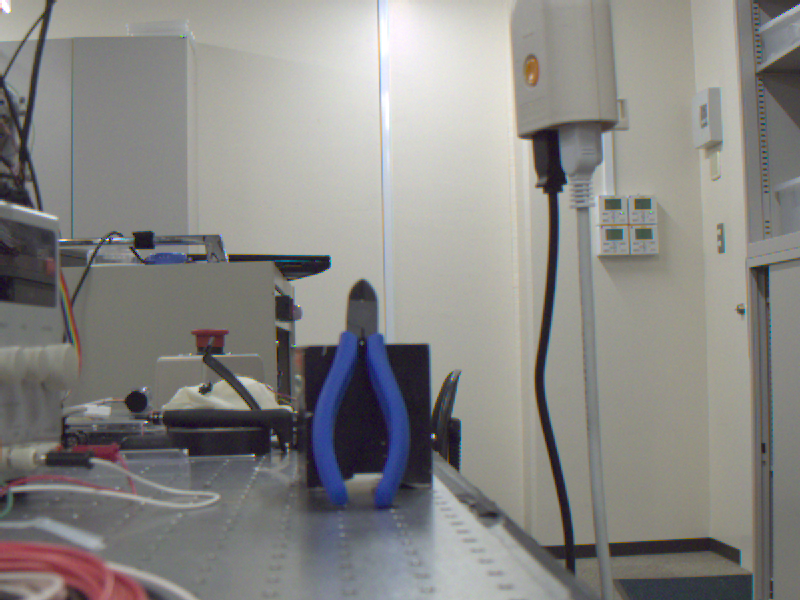
//> input picture calib_img2/left/matching_sample_left.png, 800 x 600 px
$ ./Sample_stereomatch calib_img2/left/matching_sample_left.png   (built with g++ and OpenCV 4)
//> lines starting //> are read from the running program, lines starting //| are printed output that depends on the picture
/*
 *  stereo_match.cpp
 *  calibration
 *
 *  Created by Victor  Eruhimov on 1/18/10.
 *  Copyright 2010 Argus Corp. All rights reserved.
 *
 */

#include "opencv2/calib3d/calib3d.hpp"
#include "opencv2/imgproc.hpp"
#include "opencv2/imgcodecs.hpp"
#include "opencv2/highgui.hpp"
#include "opencv2/core/utility.hpp"

#include <stdio.h>
#include <sstream>

#define sad 5
#define num 96
using namespace cv;

static void print_help(char** argv)
{
    printf("\nDemo stereo matching converting L and R images into disparity and point clouds\n");
    printf("\nUsage: %s <left_image> <right_image> [--algorithm=bm|sgbm|hh|hh4|sgbm3way] [--blocksize=<block_size>]\n"
           "[--max-disparity=<max_disparity>] [--scale=scale_factor>] [-i=<intrinsic_filename>] [-e=<extrinsic_filename>]\n"
           "[--no-display] [--color] [-o=<disparity_image>] [-p=<point_cloud_file>]\n", argv[0]);
}

static void saveXYZ(const char* filename, const Mat& mat)
{
    const double max_z = 1.0e4;
    FILE* fp = fopen(filename, "wt");
    for(int y = 0; y < mat.rows; y++)
    {
        for(int x = 0; x < mat.cols; x++)
        {
            Vec3f point = mat.at<Vec3f>(y, x);
            if(fabs(point[2] - max_z) < FLT_EPSILON || fabs(point[2]) > max_z) continue;
            fprintf(fp, "%f %f %f\n", point[0], point[1], point[2]);
        }
    }
    fclose(fp);
}
const std::string intrinsic_filename_left="l_intrinsic.xml";
const std::string intrinsic_filename_right="r_intrinsic.xml";
const std::string extrinsic_filename="extrinsic.xml";
const std::string img1_filename="./calib_img2/left/matching_sample_left.png";
const std::string img2_filename="./calib_img2/right/matching_sample_right.png";


int main(int argc, char** argv)
{

    std::string intrinsic_filename = "";
    std::string disparity_filename = "dist.npy";
    std::string point_cloud_filename = "";

    enum { STEREO_BM=0, STEREO_SGBM=1, STEREO_HH=2, STEREO_VAR=3, STEREO_3WAY=4, STEREO_HH4=5 };
    int alg = STEREO_SGBM;

    bool no_display=false;
    bool color_display=false;
    float scale=1.0;
    int SADWindowSize= sad;
    int numberOfDisparities= num;
    Ptr<StereoBM> bm = StereoBM::create(16,9);
    Ptr<StereoSGBM> sgbm = StereoSGBM::create(0,16,3);

    alg=STEREO_SGBM;


    if( alg < 0 )
    {
        printf("Command-line parameter error: Unknown stereo algorithm\n\n");
        print_help(argv);
        return -1;
    }
    if ( numberOfDisparities < 1 || numberOfDisparities % 16 != 0 )
    {
        printf("Command-line parameter error: The max disparity (--maxdisparity=<...>) must be a positive integer divisible by 16\n");
        print_help(argv);
        return -1;
    }
    if (scale < 0)
    {
        printf("Command-line parameter error: The scale factor (--scale=<...>) must be a positive floating-point number\n");
        return -1;
    }
    if (SADWindowSize < 1 || SADWindowSize % 2 != 1)
    {
        printf("Command-line parameter error: The block size (--blocksize=<...>) must be a positive odd number\n");
        return -1;
    }
    if( img1_filename.empty() || img2_filename.empty() )
    {
        printf("Command-line parameter error: both left and right images must be specified\n");
        return -1;
    }
    if((!intrinsic_filename_right.empty())^ (!extrinsic_filename.empty())  )
    {
        printf("Command-line parameter error: either both intrinsic and extrinsic parameters must be specified, or none of them (when the stereo pair is already rectified)\n");
        return -1;
    }

    if( extrinsic_filename.empty() && !point_cloud_filename.empty() )
    {
        printf("Command-line parameter error: extrinsic and intrinsic parameters must be specified to compute the point cloud\n");
        return -1;
    }

    int color_mode = alg == STEREO_BM ? 0 : -1;
    Mat img1 = imread(img1_filename, color_mode);
//> img1 is the input picture: 600 rows x 800 cols, CV_8UC3; mean B, G, R 132.8, 135.4, 136.7
    Mat img2 = imread(img2_filename, color_mode);
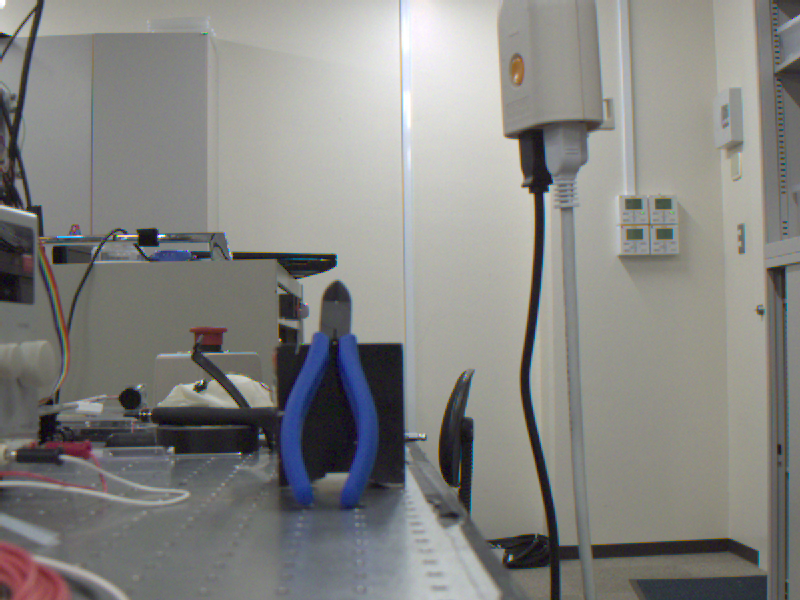
//> input picture calib_img2/right/matching_sample_right.png, 800 x 600 px
//> img2 is the input picture: 600 rows x 800 cols, CV_8UC3; mean B, G, R 130.6, 133.5, 133.9

    if (img1.empty())
    {
        printf("Command-line parameter error: could not load the first input image file\n");
        return -1;
    }
    if (img2.empty())
    {
        printf("Command-line parameter error: could not load the second input image file\n");
        return -1;
    }

    if (scale != 1.f)
    {
        Mat temp1, temp2;
        int method = scale < 1 ? INTER_AREA : INTER_CUBIC;
        resize(img1, temp1, Size(), scale, scale, method);
        img1 = temp1;
        resize(img2, temp2, Size(), scale, scale, method);
        img2 = temp2;
    }

    Size img_size = img1.size();
//> img_size = Size(800, 600)

    Rect roi1, roi2;
    Mat Q;

    if( !intrinsic_filename.empty() )
    {
        // reading intrinsic parameters
        FileStorage fs(intrinsic_filename_left, FileStorage::READ);
        if(!fs.isOpened())
        {
            printf("Failed to open file %s\n", intrinsic_filename.c_str());
            return -1;
        }

        Mat M1, D1, M2, D2;
        fs["M1"] >> M1;
        fs["D1"] >> D1;
        fs.open(intrinsic_filename_right, FileStorage::READ);
        fs["M2"] >> M2;
        fs["D2"] >> D2;

        M1 *= scale;
        M2 *= scale;

        fs.open(extrinsic_filename, FileStorage::READ);
        if(!fs.isOpened())
        {
            printf("Failed to open file %s\n", extrinsic_filename.c_str());
            return -1;
        }

        Mat R, T, R1, P1, R2, P2;
        fs["R"] >> R;
        fs["T"] >> T;

        stereoRectify( M1, D1, M2, D2, img_size, R, T, R1, R2, P1, P2, Q, CALIB_ZERO_DISPARITY, -1, img_size, &roi1, &roi2 );

        Mat map11, map12, map21, map22;
        initUndistortRectifyMap(M1, D1, R1, P1, img_size, CV_16SC2, map11, map12);
        initUndistortRectifyMap(M2, D2, R2, P2, img_size, CV_16SC2, map21, map22);

        Mat img1r, img2r;
        remap(img1, img1r, map11, map12, INTER_LINEAR);
        remap(img2, img2r, map21, map22, INTER_LINEAR);

        img1 = img1r;
        img2 = img2r;
    }

    numberOfDisparities = numberOfDisparities > 0 ? numberOfDisparities : ((img_size.width/8) + 15) & -16;
//> numberOfDisparities = 96

    bm->setROI1(roi1);
    bm->setROI2(roi2);
    bm->setPreFilterCap(31);
    bm->setBlockSize(SADWindowSize > 0 ? SADWindowSize : 9);
    bm->setMinDisparity(0);
    bm->setNumDisparities(numberOfDisparities);
    bm->setTextureThreshold(10);
    bm->setUniquenessRatio(15);
    bm->setSpeckleWindowSize(100);
    bm->setSpeckleRange(32);
    bm->setDisp12MaxDiff(1);

    sgbm->setPreFilterCap(63);
    int sgbmWinSize = SADWindowSize > 0 ? SADWindowSize : 3;
    sgbm->setBlockSize(sgbmWinSize);

    int cn = img1.channels();
//> cn = 3

    sgbm->setP1(8*cn*sgbmWinSize*sgbmWinSize);
    sgbm->setP2(32*cn*sgbmWinSize*sgbmWinSize);
    sgbm->setMinDisparity(0);
    sgbm->setNumDisparities(numberOfDisparities);
    sgbm->setUniquenessRatio(10);
    sgbm->setSpeckleWindowSize(100);
    sgbm->setSpeckleRange(32);
    sgbm->setDisp12MaxDiff(1);
    if(alg==STEREO_HH)
        sgbm->setMode(StereoSGBM::MODE_HH);
    else if(alg==STEREO_SGBM)
        sgbm->setMode(StereoSGBM::MODE_SGBM);
    else if(alg==STEREO_HH4)
        sgbm->setMode(StereoSGBM::MODE_HH4);
    else if(alg==STEREO_3WAY)
        sgbm->setMode(StereoSGBM::MODE_SGBM_3WAY);

    Mat disp, disp8;
    //Mat img1p, img2p, dispp;
    //copyMakeBorder(img1, img1p, 0, 0, numberOfDisparities, 0, IPL_BORDER_REPLICATE);
    //copyMakeBorder(img2, img2p, 0, 0, numberOfDisparities, 0, IPL_BORDER_REPLICATE);

    int64 t = getTickCount();
    float disparity_multiplier = 1.0f;
    if( alg == STEREO_BM )
    {
        bm->compute(img1, img2, disp);
        if (disp.type() == CV_16S)
            disparity_multiplier = 16.0f;
    }
    else if( alg == STEREO_SGBM || alg == STEREO_HH || alg == STEREO_HH4 || alg == STEREO_3WAY )
    {
        sgbm->compute(img1, img2, disp);
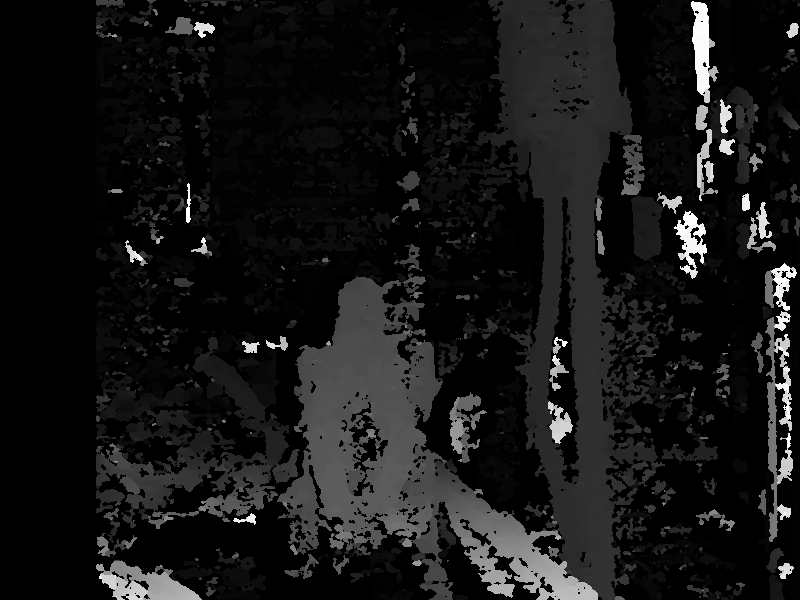
//> disp: 600 rows x 800 cols, CV_16SC1; min -16, max 1520, mean 117.6; drawn with min black and max white
        if (disp.type() == CV_16S)
            disparity_multiplier = 16.0f;
    }
    t = getTickCount() - t;
    printf("Time elapsed: %fms\n", t*1000/getTickFrequency());

    //disp = dispp.colRange(numberOfDisparities, img1p.cols);
    if( alg != STEREO_VAR )
        disp.convertTo(disp8, CV_8U, 255/(numberOfDisparities*16.));
    else
        disp.convertTo(disp8, CV_8U);

    Mat disp8_3c;
    if (color_display)
        cv::applyColorMap(disp8, disp8_3c, COLORMAP_TURBO);

    if(!disparity_filename.empty())
        //imwrite(disparity_filename, color_display ? disp8_3c : disp8);

    if(!point_cloud_filename.empty())
    {
        printf("storing the point cloud...");
        fflush(stdout);
        Mat xyz;
        Mat floatDisp;
        disp.convertTo(floatDisp, CV_32F, 1.0f / disparity_multiplier);
        reprojectImageTo3D(floatDisp, xyz, Q, true);
        saveXYZ(point_cloud_filename.c_str(), xyz);
        printf("\n");
    }

    if( !no_display )
    {
        std::ostringstream oss;
        oss << "disparity  " << (alg==STEREO_BM ? "bm" :
                                 alg==STEREO_SGBM ? "sgbm" :
                                 alg==STEREO_HH ? "hh" :
                                 alg==STEREO_VAR ? "var" :
                                 alg==STEREO_HH4 ? "hh4" :
                                 alg==STEREO_3WAY ? "sgbm3way" : "");
        oss << "  blocksize:" << (alg==STEREO_BM ? SADWindowSize : sgbmWinSize);
        oss << "  max-disparity:" << numberOfDisparities;
        std::string disp_name = oss.str();

        namedWindow("left", cv::WINDOW_NORMAL);
        imshow("left", img1);
        namedWindow("right", cv::WINDOW_NORMAL);
        imshow("right", img2);
        namedWindow(disp_name, cv::WINDOW_AUTOSIZE);
        imshow(disp_name, color_display ? disp8_3c : disp8);
        //imwrite("disp_result.png",disp8);
        printf("press ESC key or CTRL+C to close...");
        fflush(stdout);
        printf("\n");
        while(1)
        {
            if(waitKey() == 27) //ESC (prevents closing on actions like taking screenshots)
//> the Esc key is pressed
                break;
        }
    }

    return 0;
}
